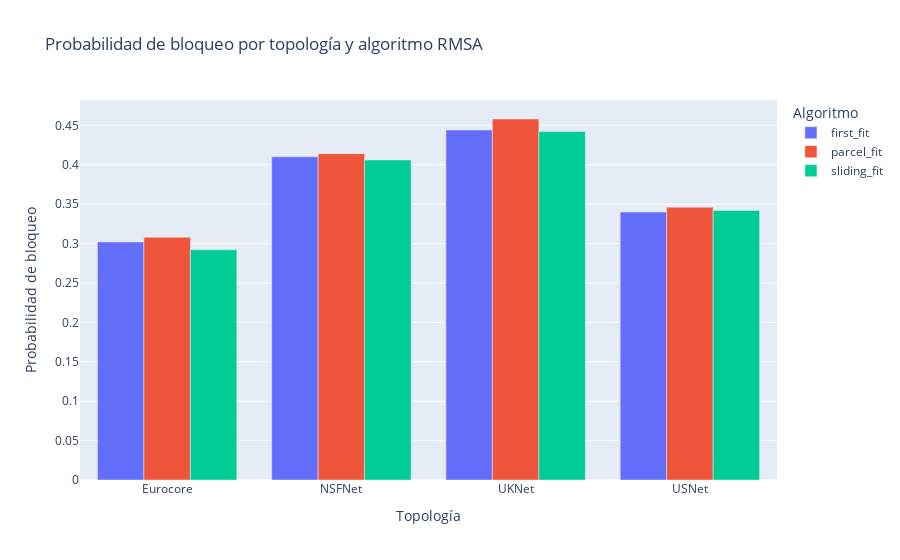

Notebook cell for this chart:
### Markdown cell above
### Visualización de resultados con plotly

### Code cell
# Preparar datos para graficar: blocking probability por topología y algoritmo
plot_data_blocking = []
for topo_name, topo_results in all_results.items():
    for alg_name, metrics in topo_results.items():
        plot_data_blocking.append({
            'Topología': topo_name,
            'Algoritmo': alg_name,
            'Blocking Probability': metrics['blocking_prob']
        })

df_blocking = pd.DataFrame(plot_data_blocking)
fig_blocking = px.bar(
    df_blocking,
    x='Topología',
    y='Blocking Probability',
    color='Algoritmo',
    barmode='group',
    title='Probabilidad de bloqueo por topología y algoritmo RMSA',
    labels={'Blocking Probability': 'Probabilidad de bloqueo'}
)
fig_blocking.show()

### Figure 1 — Plotly figure (JSON) as saved in the notebook; plotly's stock layout.template omitted (floating-point values rounded to 4 significant figures)
{"data": [{"alignmentgroup": "True", "hovertemplate": "Algoritmo=first_fit<br>Topología=%{x}<br>Probabilidad de bloqueo=%{y}<extra></extra>", "legendgroup": "first_fit", "marker": {"color": "#636efa", "pattern": {"shape": ""}}, "name": "first_fit", "offsetgroup": "first_fit", "orientation": "v", "showlegend": true, "textposition": "auto", "type": "bar", "x": ["Eurocore", "NSFNet", "UKNet", "USNet"], "xaxis": "x", "y": [0.302, 0.41, 0.444, 0.34], "yaxis": "y"}, {"alignmentgroup": "True", "hovertemplate": "Algoritmo=parcel_fit<br>Topología=%{x}<br>Probabilidad de bloqueo=%{y}<extra></extra>", "legendgroup": "parcel_fit", "marker": {"color": "#EF553B", "pattern": {"shape": ""}}, "name": "parcel_fit", "offsetgroup": "parcel_fit", "orientation": "v", "showlegend": true, "textposition": "auto", "type": "bar", "x": ["Eurocore", "NSFNet", "UKNet", "USNet"], "xaxis": "x", "y": [0.308, 0.414, 0.458, 0.346], "yaxis": "y"}, {"alignmentgroup": "True", "hovertemplate": "Algoritmo=sliding_fit<br>Topología=%{x}<br>Probabilidad de bloqueo=%{y}<extra></extra>", "legendgroup": "sliding_fit", "marker": {"color": "#00cc96", "pattern": {"shape": ""}}, "name": "sliding_fit", "offsetgroup": "sliding_fit", "orientation": "v", "showlegend": true, "textposition": "auto", "type": "bar", "x": ["Eurocore", "NSFNet", "UKNet", "USNet"], "xaxis": "x", "y": [0.292, 0.406, 0.442, 0.342], "yaxis": "y"}], "layout": {"barmode": "group", "legend": {"title": {"text": "Algoritmo"}, "tracegroupgap": 0}, "title": {"text": "Probabilidad de bloqueo por topología y algoritmo RMSA"}, "xaxis": {"anchor": "y", "domain": [0, 1], "title": {"text": "Topología"}}, "yaxis": {"anchor": "x", "domain": [0, 1], "title": {"text": "Probabilidad de bloqueo"}}}}
